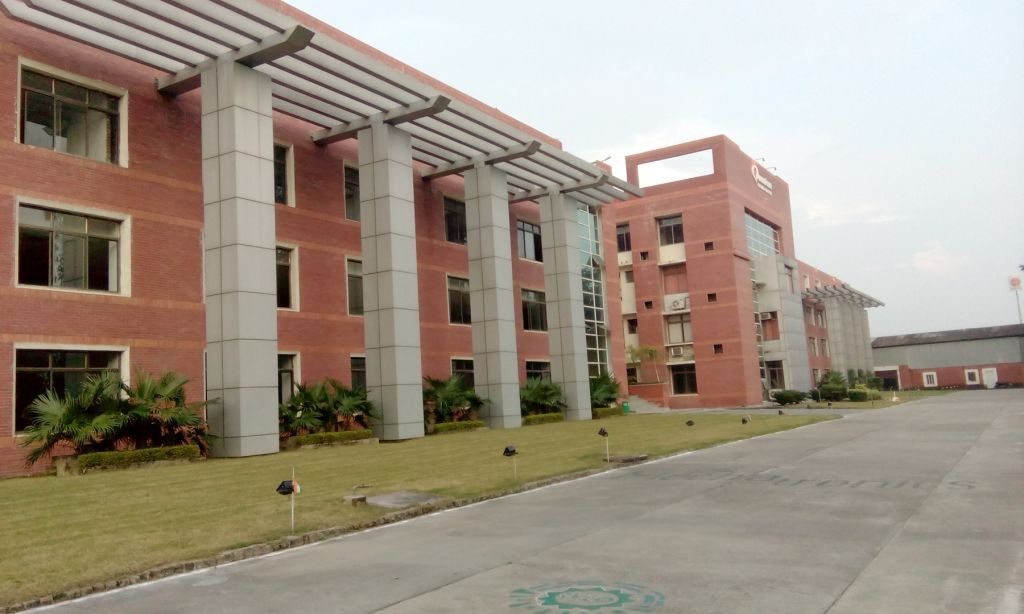
#> input picture data/building.jpg, 1024 x 614 px, found by its file name
$ python canny_edge.py
#> lines starting #> are read from the running program, lines starting #| are printed output that depends on the picture
#Canny Edge Detection using OpenCV
#Canny Edge Detection is a popular edge detection approach.
#It is use  multi-stage algorithm to detect a edges.
#It was developed by John F. Canny in 1986.
#This approach combine with 5 steps.
# 1) -  NOise reduction(gauss)), 2) -Gradient calculation( ,
# 3) - Non-maximum suppresson, 4) - Double Threshold,
# 5) - Edge Tracking by Hysteresis

import cv2 as c
import numpy as np


img=c.imread(r"C:/Users/rhars/open_cv/data/building.jpg")
#> img is the input picture: shape (614, 1024, 3); mean B, G, R 132, 146.3, 158.1
img=c.resize(img,(600,600))
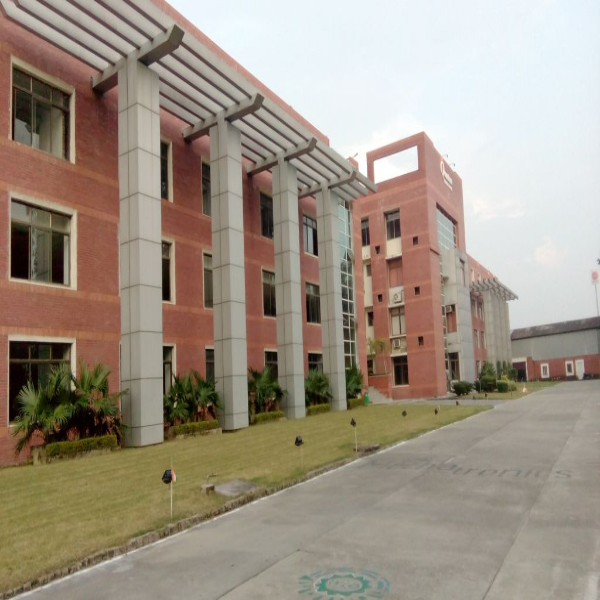
#> img: shape (600, 600, 3); mean B, G, R 131.9, 146.2, 158
img_gry=c.cvtColor(img,c.COLOR_BGR2GRAY)
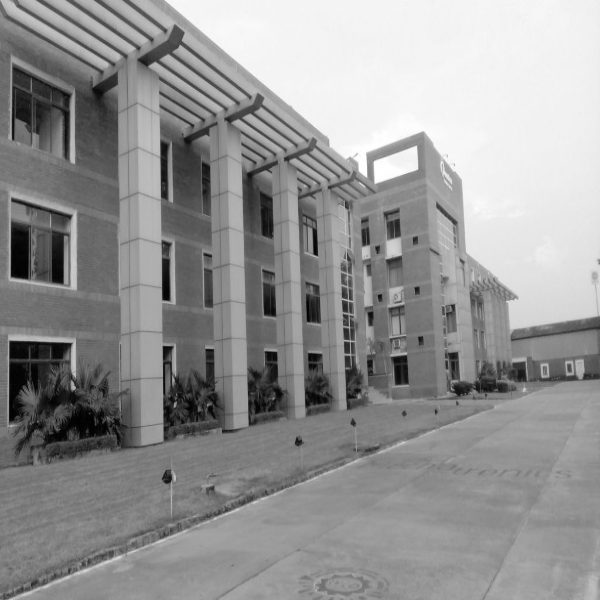
#> img_gry: shape (600, 600); min 0, max 255, mean 148.1
"""
canny=c.Canny(img_gry,40, 100)

c.imshow("gray image",img_gry)
c.imshow("canny",canny)
c.waitKey()
c.destroyAllWindows()
"""
def nothing():
    pass

c.namedWindow(winname="canny")
c.createTrackbar("threshold", "canny", 0, 255, nothing)

while True:
    track=c.getTrackbarPos("threshold", "canny")
    print(track)
    res=c.Canny(img_gry,track, 255)
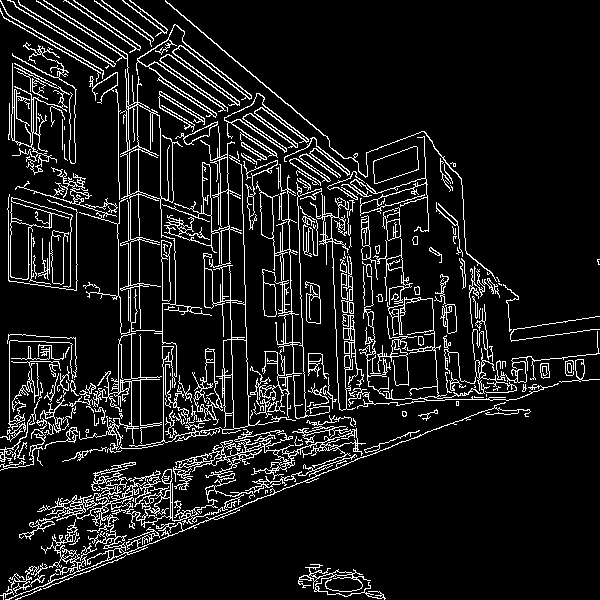
#> res: shape (600, 600); 10.1% white in thin lines or dots
    c.imshow("canny",res)
    if c.waitKey(1)==ord("s"):
#> (key Esc is pressed here)
        break

c.destroyAllWindows()

$ run again, with data/chess.jpg copied over data/building.jpg
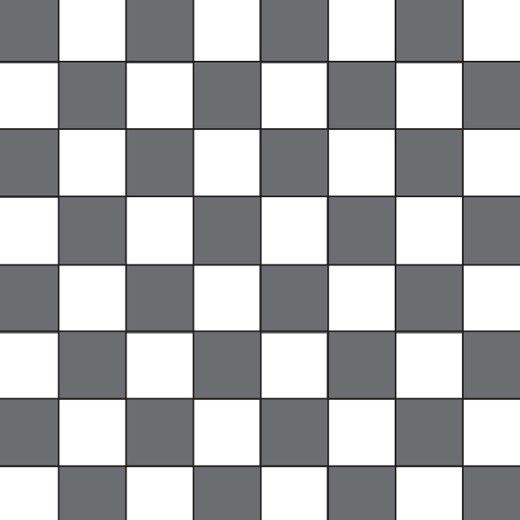
#> input picture data/chess.jpg, 520 x 520 px, found by its file name
#> img is the input picture: shape (520, 520, 3); mean B, G, R 176.5, 174.5, 174.1
#> `img=c.resize(img,(600,600))`:
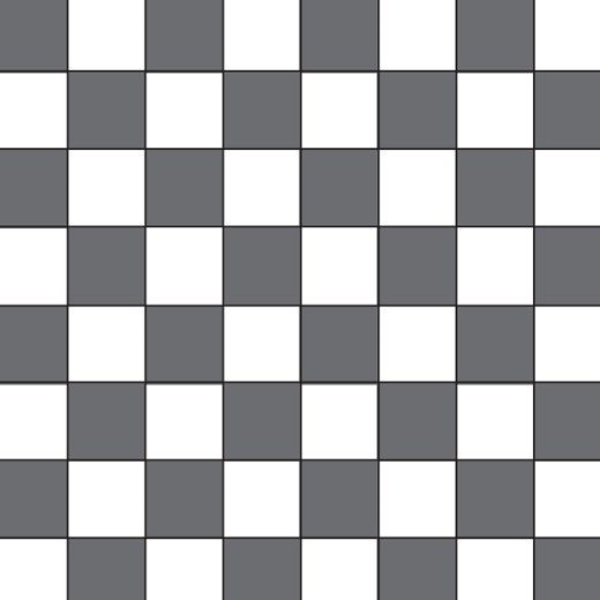
#> img: shape (600, 600, 3); mean B, G, R 176.4, 174.5, 174.1
#> `res=c.Canny(img_gry,track, 255)`:
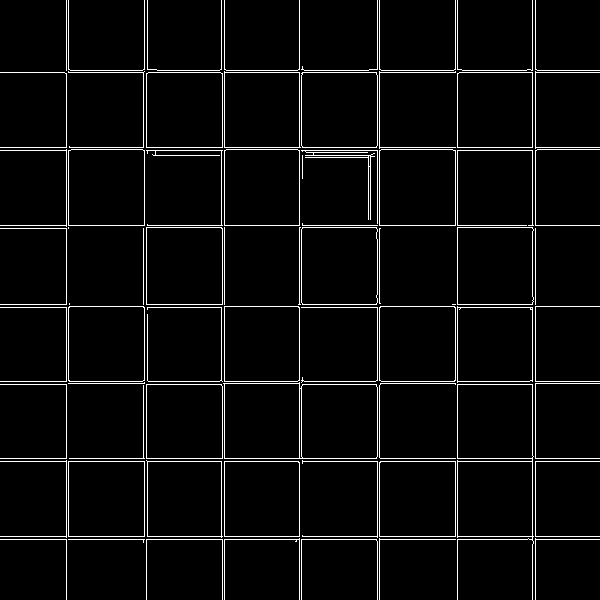
#> res: shape (600, 600); 4.2% white in thin lines or dots
